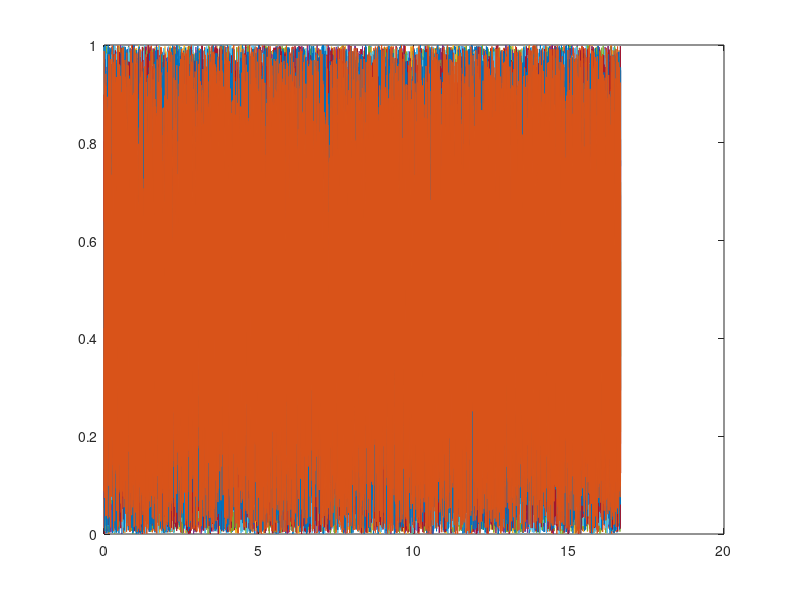

Here is the MATLAB script that generated this plot: (Note: this script raises an error after producing the figure.)
X = rand(10000, 9);
Fs = 600;

%%
X = transpose(X);
t = (0:size(X, 2)-1)/Fs;

figure;
plt = plot(t, X);

%%

fmin = 2;
fmax = 50;
Q = 10;
% XLim = [126, 132];
MotherWavelet =  'cauchy';

WaveletMenu('WaveletPlot', plt, 'fmin', fmin, 'fmax', fmax, 'Q', Q, 'MultiSignalMode', true, 'MotherWavelet', MotherWavelet);
